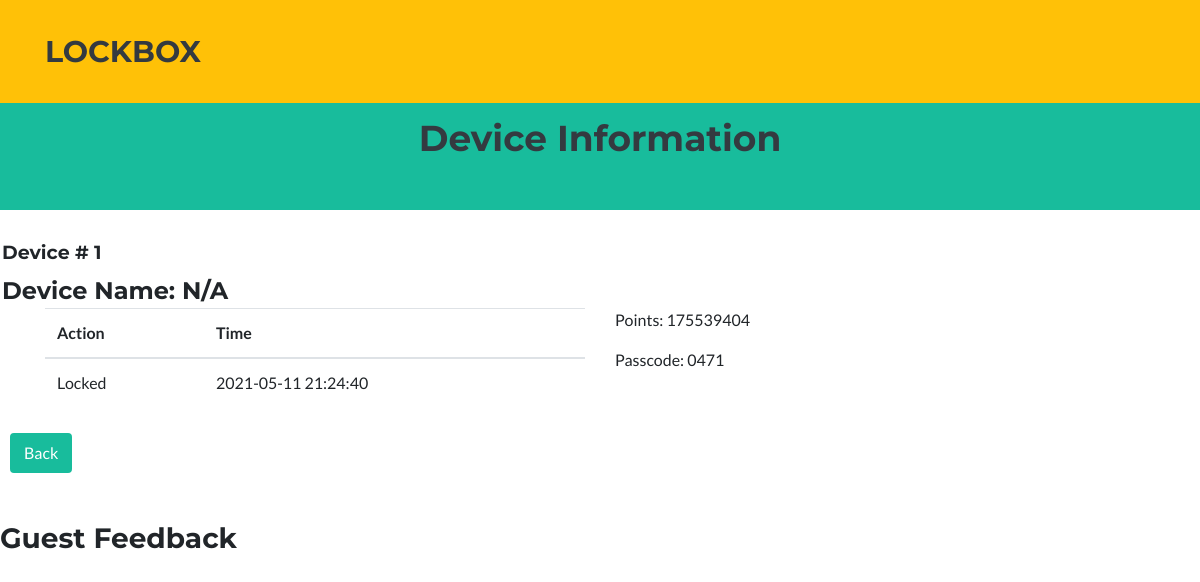
/admin/event/devices/1/1 (signed in), run on an earlier commit of the app's database.
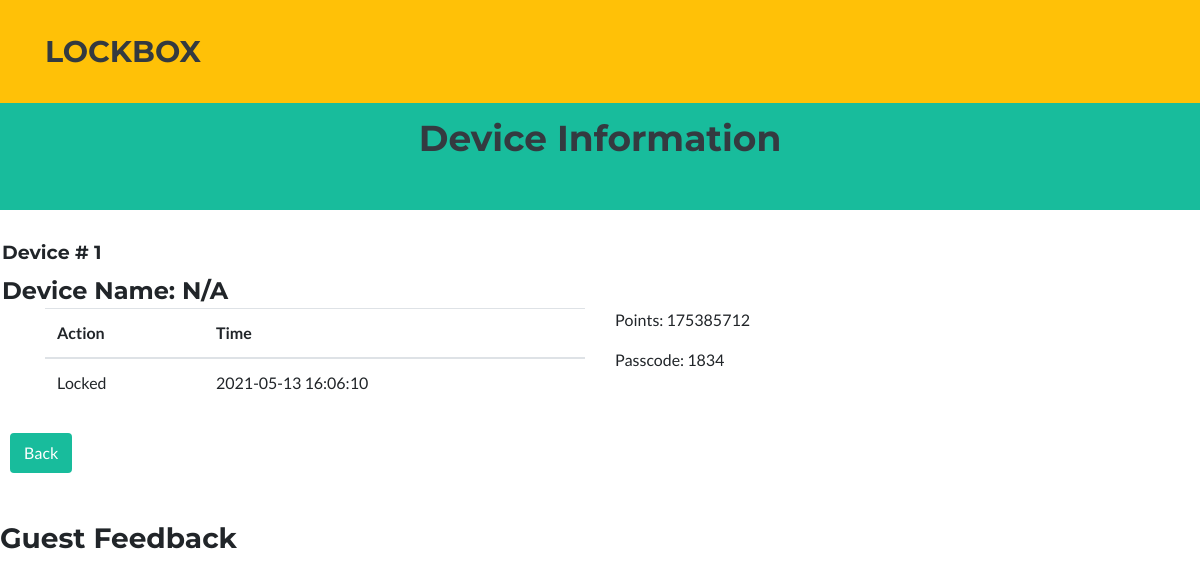
And on a later commit of the database.
### tables this page shows
CREATE TABLE event (
                        event_id integer,
                        session_id integer,
                        device_number integer,
                        action varchar(255) NOT NULL,
                        datetime datetime NOT NULL,
                        PRIMARY KEY (event_id)
                    );

CREATE TABLE device (
                        session_id integer,
                        device_number integer,
                        name varchar(255) NOT NULL,
                        passcode varchar(255) NOT NULL,
                        PRIMARY KEY (device_number),
                        UNIQUE (session_id,device_number)
                    );

### app.py (the view)
@app.route("/admin/event/devices/<int:sessionId>/<int:deviceNum>")
def guestDevice(sessionId,deviceNum):
  try:
    passcode = session['passcode'] #verify successful login
  except:
      return redirect('/admin/login')
  sessionId = int(sessionId)
  deviceNum = int(deviceNum)
  points = str(check_score(sessionId, deviceNum))
  connection = connectDB()
  cursor = connection.cursor()
  cursor.execute('''SELECT action,datetime FROM event WHERE session_id = ? AND device_number = ?''', (sessionId, deviceNum,))
  actions = cursor.fetchall()
  cursor.execute('''SELECT comment FROM feedback WHERE session_id = ? AND device_number = ?''', (sessionId, deviceNum,))
  comment = cursor.fetchone()
  if comment:
    comment = comment[0]
  else:
    comment  = ""
  cursor.execute('''SELECT name,passcode FROM device where session_id = ? AND device_number = ?''', (sessionId,deviceNum))
  response = cursor.fetchone()
  passcode = response[1]
  deviceName = response[0]
  cursor.close()
  closeDB(connection)
  return render_template('deviceInfo.html',sessionId = sessionId, deviceNum = deviceNum, points = points, actions = actions, comment = comment, passcode = passcode,deviceName = deviceName)

### app.py (called while the page is built)
def connectDB():
    connection = sqlite3.connect("lockbox.db")
    return connection

def closeDB(connection):
    connection.commit()
    connection.close()

### templates/deviceInfo.html (shortened to what this page needs)
<!DOCTYPE html>
<html>
<head>
    <link rel="stylesheet" href="{{ url_for('static', filename='css/bootstrap.min.css') }}">
    <link rel="stylesheet" href="{{ url_for('static', filename='css/Brands.css') }}">
    <link rel="stylesheet" href="{{ url_for('static', filename='css/Contact-Form-Clean.css') }}">
    <link rel="stylesheet" href="{{ url_for('static', filename='css/Login-Form-Dark.css') }}">
</head>
<body id="page-top">
    <nav class="navbar navbar-light navbar-expand-lg fixed-top bg-warning text-uppercase" id="mainNav">
        <div class="container"><a class="navbar-brand text-dark js-scroll-trigger" href="/" style="font-size: 30px;">Lockbox</a></div>
    </nav>
    <header style="background: var(--primary);height: 210.2px;">
        <h1 style="padding: 117px;color: var(--gray-dark);text-align: center;font-size: 36px;">Device Information</h1>
    </header>
    <section id="portfolio" class="portfolio" style="transform: perspective(0px) translate(0px);transform-origin: top;height: 274.2px;padding: 30px 0px;text-align: left;">
        <h1 style="font-size: 19px;padding: 10px;margin: -8px;">Device # {{ deviceNum }}</h1>
        <h1 style="font-size: 24px;padding: 10px;margin: -8px;">Device Name: {{ deviceName }}</h1>
        <div class="container">
          <div class="row">
              <div class="col-md-6"><div class="table-responsive">
                <table class="table">
                <thead>
                    <tr>
                        <th>Action</th>
                        <th>Time</th>
                    </tr>
                </thead>
                <tbody>
                  {% for action in actions%}
                      <tr>
                          <td> {{ action[0] }}</td>
                          <td> {{ action[1] }}</td>
                      </tr>
                  {% endfor %}
                </tbody>
                </table>
              </div>
            </div>
                <div class="col-md-6">
                    <p>Points: {{ points }}</p>
                    <p>Passcode: {{ passcode }}</p></div>
                </div>
          </div>
        <a class="btn btn-primary" role="button" style="margin: 10px;transform: translate(0px);" href="/admin/event/{{sessionId}}">Back</a>
        <section style="padding: 39px 0px;">
            <h1 style="font-size: 28px;">Guest Feedback</h1>
            <p>{{ comment }}<br/>
        </section>
    </section>
</body>
</html>

What changed in the data, as far as the page shows it:
changed device: passcode "0471" → "1834"
changed event "Locked": datetime "2021-05-11 21:24:40" → "2021-05-13 16:06:10"
Also different on the page:
{{ points }}: "175539404" → "175385712"
